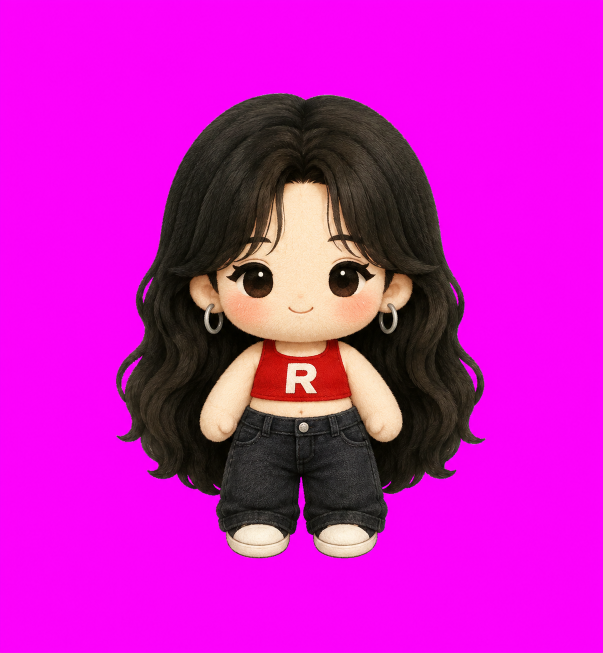
#> input picture sticker_engine/sticker_engine/resources/base_images/星星布丁/base3.png, 1205 x 1305 px, given in place of ., which was not available (shown at 1/2 size)
$ python -i make_banner.py   (imports and definitions only)
#> lines starting #> are read from the running program, lines starting #| are printed output that depends on the picture; after the words box and inside, x2 and y2 are one past the last pixel; in counts of white or black regions, pixels touching at a corner belong together
#!/usr/bin/env python3
"""
横幅生成工具 - 从表情图中生成微信平台发布的横幅广告图

微信平台要求：
- 尺寸：750×400 像素
- 格式：JPG 或 PNG（>500KB 会被压缩）
- 横图，适合作为横幅展示，有张力
- 图片色调活泼明朗，与微信底色有较大区分
- 横幅内容须与表情有关，画面丰富，有故事性
- 避免白色背景，避免透明背景
- 图中元素不能因拉伸压扁导致变形
- 避免出现任何文字信息

设计风格（v3）：
- 简约纯色背景（从角色取色选柔和色）+ 极淡径向暗角
- 默认保留“第8弹式”单主角放大居中略偏下，配柔和脚下投影
- 当传入多张候选图时，自动升级为“表情小剧场”：主角居中，两侧小表情辅助叙事
- 主角周围散布可爱装饰：星星/爱心/闪光/空心圆
- 装饰只放在不遮挡角色的区域

使用方式：
    python make_banner.py --input 开心比耶.png --output ./横幅/横幅.png
    python make_banner.py --input-dir ./最终版/ --output-dir ./横幅/
"""

import argparse
import hashlib
import math
import os
import random
import sys
from collections import Counter
from pathlib import Path

# [2 lines not run here, left out]

try:
    from PIL import Image, ImageFilter, ImageDraw
except ImportError:
    print("请安装 Pillow: pip install Pillow")
    exit(1)


# 柔和背景色候选池（高明度低饱和，活泼但不刺眼，区别于微信白底）
SOFT_BG_COLORS = [
    (255, 224, 233),  # 奶油粉
    (255, 198, 217),  # 樱花粉
    (212, 245, 233),  # 薄荷绿
    (255, 245, 214),  # 奶油黄
    (232, 220, 255),  # 薰衣草
    (214, 236, 255),  # 天蓝
    (255, 228, 196),  # 杏色
    (221, 246, 229),  # 嫩绿
]


def get_dominant_color(image, num_colors=3):
    """从图片提取主色调（返回最高频 RGB 元组）"""
    small = image.resize((50, 50))
    pixels = list(small.getdata())
    if image.mode == 'RGBA':
        pixels = [(r, g, b) for r, g, b, a in pixels if a > 128]
    if not pixels:
        return (255, 224, 233)
    quantized = [(p[0] // 32 * 32, p[1] // 32 * 32, p[2] // 32 * 32) for p in pixels]
    counter = Counter(quantized)
    return counter.most_common(1)[0][0]


def pick_soft_bg(dominant_rgb):
    """根据角色主色调，选一个互补/协调的柔和背景色。

    选与主色距离较远（对比明显）但同属柔和系的背景，避免角色融入背景。
    """
    best = None
    best_score = -1
    for bg in SOFT_BG_COLORS:
        # 距离越大对比越明显，但要排除太接近的
        dist = math.sqrt(sum((a - b) ** 2 for a, b in zip(dominant_rgb, bg)))
        if dist > best_score:
            best_score = dist
            best = bg
    return best


def create_radial_vignette(width, height, bg_color):
    """纯色背景 + 极淡径向暗角（角落略深，中心略亮），增加层次感。"""
    base = Image.new('RGB', (width, height), bg_color)
    # 暗角层：四角加一层很淡的深色叠加
    vignette = Image.new('L', (width, height), 0)  # 全黑（不叠加）
    vd = ImageDraw.Draw(vignette)
    cx, cy = width // 2, height // 2
    max_r = math.sqrt(cx ** 2 + cy ** 2)
    # 用几个同心椭圆从中心向外画递增灰度，模拟径向衰减
    steps = 30
    for i in range(steps, 0, -1):
        ratio = i / steps  # 1.0(外) -> 接近0(内)
        # 外圈灰度更高（叠加更多暗色）
        gray = int(40 * (ratio ** 2))
        rx = int(cx * (0.3 + 0.9 * ratio))
        ry = int(cy * (0.3 + 0.9 * ratio))
        vd.ellipse([cx - rx, cy - ry, cx + rx, cy + ry], fill=gray)
    vignette = vignette.filter(ImageFilter.GaussianBlur(40))
    # 把暗角作为暗色蒙版叠到背景上
    dark = Image.new('RGB', (width, height), (0, 0, 0))
    # 用 vignette 的灰度作为 dark 的不透明度
    result = Image.composite(
        Image.blend(base, dark, 0.0),  # 占位
        base,
        Image.new('L', (width, height), 0),
    )
    # 简化做法：直接按 vignette 把背景压暗
    arr_bg = base.convert('RGB')
    # 用 point 操作：bg = bg * (1 - vignette/255 * 0.18)
    import numpy as np
    bg_arr = np.array(arr_bg, dtype=float)
    v_arr = np.array(vignette, dtype=float) / 255.0
    bg_arr = bg_arr * (1.0 - v_arr[..., None] * 0.18)
    bg_arr = bg_arr.clip(0, 255).astype('uint8')
    return Image.fromarray(bg_arr, 'RGB')


def get_character_bbox(image):
    """获取角色在图片中的包围盒（基于 alpha 通道）"""
    if image.mode == 'RGBA':
        alpha = image.getchannel('A').point(lambda a: 255 if a > 16 else 0)
        bbox = alpha.getbbox()
        return bbox
    return (0, 0, image.width, image.height)


def maybe_remove_flat_opaque_background(image):
    """对整张不透明且四角近似同色的图，尝试擦掉纯色/浅渐变背景。

    这用于修复部分最终版素材仍带方形底图的问题，避免横幅像贴了一张卡片。
    只在 alpha 几乎铺满画布时启用，透明主体图不会被改动。
    """
    if image.mode != 'RGBA':
        image = image.convert('RGBA')

    alpha = image.getchannel('A')
    # Existing transparency is authoritative. A tight portrait can fill its
    # bounding box while still having a transparent background; recoloring it
    # would erase pale skin and clothing sampled from the corners.
    if alpha.getextrema()[0] < 255:
        return image
    soft_bbox = alpha.point(lambda a: 255 if a > 16 else 0).getbbox()
    solid_bbox = alpha.point(lambda a: 255 if a > 180 else 0).getbbox()
    if not soft_bbox or not solid_bbox:
        return image
    full_area = image.width * image.height
    soft_area = (soft_bbox[2] - soft_bbox[0]) * (soft_bbox[3] - soft_bbox[1])
    solid_area = (solid_bbox[2] - solid_bbox[0]) * (solid_bbox[3] - solid_bbox[1])
    if soft_area / float(max(1, full_area)) < 0.94 and solid_area / float(max(1, full_area)) < 0.42:
        return image

    left, top, right, bottom = solid_bbox
    corner = max(4, min(right - left, bottom - top) // 12)
    samples = []
    for xs, ys in [
        (range(left, min(left + corner, right)), range(top, min(top + corner, bottom))),
        (range(max(left, right - corner), right), range(top, min(top + corner, bottom))),
        (range(left, min(left + corner, right)), range(max(top, bottom - corner), bottom)),
        (range(max(left, right - corner), right), range(max(top, bottom - corner), bottom)),
    ]:
        for x in xs:
            for y in ys:
                r, g, b, a = image.getpixel((x, y))
                if a > 180:
                    samples.append((r, g, b))
    if len(samples) < max(8, corner * corner // 2):
        return image

    def median_channel(idx):
        vals = sorted(p[idx] for p in samples)
        return vals[len(vals) // 2]

    bg = (median_channel(0), median_channel(1), median_channel(2))
    # 只处理浅色/中性色背景，避免误擦黑发、深衣服等主体。
    if sum(bg) / 3.0 < 90:
        return image

    out = image.copy()
    pixels = out.load()
    threshold = 46
    soft_threshold = 72
    for y in range(out.height):
        for x in range(out.width):
            r, g, b, a = pixels[x, y]
            if a <= 0:
                continue
            dist = math.sqrt((r - bg[0]) ** 2 + (g - bg[1]) ** 2 + (b - bg[2]) ** 2)
            if dist <= threshold:
                pixels[x, y] = (r, g, b, 0)
            elif dist <= soft_threshold:
                fade = int(a * (dist - threshold) / (soft_threshold - threshold))
                pixels[x, y] = (r, g, b, fade)
    return out


def draw_star(draw, cx, cy, r, fill, points=5):
    """画一个五角星"""
    coords = []
    for i in range(points * 2):
        angle = math.pi / 2 + i * math.pi / points
        radius = r if i % 2 == 0 else r * 0.4
        coords.append((cx + radius * math.cos(angle),
                       cy - radius * math.sin(angle)))
    draw.polygon(coords, fill=fill)


def draw_heart(draw, cx, cy, size, fill):
    """画一个爱心（用两个圆+三角组合）"""
    s = size
    # 左右两个上半圆
    r = s // 2
    draw.ellipse([cx - s, cy - r, cx, cy + r - s // 3], fill=fill)
    draw.ellipse([cx, cy - r, cx + s, cy + r - s // 3], fill=fill)
    # 下方三角
    draw.polygon([(cx - s + 2, cy - s // 6),
                  (cx + s - 2, cy - s // 6),
                  (cx, cy + s)], fill=fill)


def draw_sparkle(draw, cx, cy, r, fill):
    """画一个四角闪光（十字星）"""
    draw.polygon([(cx, cy - r), (cx + r * 0.25, cy - r * 0.25),
                  (cx + r, cy), (cx + r * 0.25, cy + r * 0.25),
                  (cx, cy + r), (cx - r * 0.25, cy + r * 0.25),
                  (cx - r, cy), (cx - r * 0.25, cy - r * 0.25)], fill=fill)


def stable_seed(*parts):
    """为同一组输入生成稳定随机种子，避免 Python hash 随进程变化。"""
    raw = "|".join(str(p) for p in parts).encode("utf-8", errors="ignore")
    return int(hashlib.md5(raw).hexdigest()[:8], 16)


def load_subject(image_path):
    """打开图片并按 alpha 包围盒裁出主体。"""
    img = Image.open(image_path)
    if img.mode != 'RGBA':
        img = img.convert('RGBA')
    img = maybe_remove_flat_opaque_background(img)
    bbox = get_character_bbox(img)
    if bbox:
        return img.crop(bbox)
    return img


def fit_subject(subject, target_h, max_w):
    """按目标高度缩放，必要时限制最大宽度。"""
    scale = target_h / max(1, subject.height)
    new_w = int(subject.width * scale)
    new_h = int(subject.height * scale)
    if new_w > max_w:
        scale = max_w / max(1, subject.width)
        new_w = int(subject.width * scale)
        new_h = int(subject.height * scale)
    return subject.resize((max(1, new_w), max(1, new_h)), Image.LANCZOS)


def paste_with_shadow(canvas, subject, x, y, shadow_alpha=55):
    """给主体加柔和脚下投影并粘贴，返回占位 bbox。"""
    new_w, new_h = subject.size
    shadow_w = int(new_w * 0.75)
    shadow_h = max(10, int(new_h * 0.06))
    shadow = Image.new('RGBA', (shadow_w + 40, shadow_h + 40), (0, 0, 0, 0))
    sd = ImageDraw.Draw(shadow)
    sd.ellipse([20, 20, shadow_w + 20, shadow_h + 20], fill=(0, 0, 0, shadow_alpha))
    shadow = shadow.filter(ImageFilter.GaussianBlur(12))
    sx = x + (new_w - shadow_w) // 2 - 20
    sy = y + new_h - shadow_h // 2 - 20
    canvas.paste(shadow, (sx, sy), shadow)
    canvas.paste(subject, (x, y), subject)
    return (x, y, x + new_w, y + new_h)


def make_banner(images, output_path, palette_index=None, style='auto'):
    """
    生成横幅图（v3：简约主视觉 + 可选表情小剧场）

    Args:
        images: 图片路径列表（第一张作为主角；第2/3张可作为两侧小表情）
        output_path: 输出路径
        palette_index: 背景色索引（None=按角色取色自动选）
        style: auto/simple/story。auto 在候选图>=3时使用 story，否则使用 simple
    """
#> called with output_path = 'out.png', style = 'auto'
    W, H = 750, 400

    # ===== 1. 取色 + 画背景 =====
    images = [str(p) for p in images if p]
    if not images:
        raise ValueError("make_banner requires at least one image")

    first_img = Image.open(images[0])
#> first_img is the input picture: PIL image 1205x1305 RGB; mean R, G, B 201.8, 24.7, 191.1
    if first_img.mode != 'RGBA':
        first_img = first_img.convert('RGBA')
#> first_img: PIL image 1205x1305 RGBA

    if palette_index is not None:
        bg_color = SOFT_BG_COLORS[palette_index % len(SOFT_BG_COLORS)]
    else:
        dominant = get_dominant_color(first_img)
#> in get_dominant_color, `small = image.resize((50, 50))`:
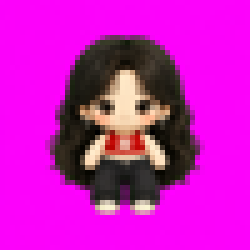
#> small: PIL image 50x50 RGBA (shown 5 times larger); mean R, G, B, A 201.8, 24.6, 191.1, 255
#> in get_dominant_color, `pixels = list(small.getdata())`: pixels = 2500 items, first 6: (252, 3, 251, 255), (252, 2, 251, 255), (252, 2, 251, 255), (252, 2, 251, 255), (252, 2, 251, 255), (252, 2, 251, 255)
#> in get_dominant_color, `pixels = [(r, g, b) for r, g, b, a in pixels if a > 128]`: pixels = 2500 items, first 6: (252, 3, 251), (252, 2, 251), (252, 2, 251), (252, 2, 251), (252, 2, 251), (252, 2, 251)
#> in get_dominant_color, `quantized = [(p[0] // 32 * 32, p[1] // 32 * 32, p[2] // 32 * 32) for p..`: quantized = 2500 items, first 6: (224, 0, 224), (224, 0, 224), (224, 0, 224), (224, 0, 224), (224, 0, 224), (224, 0, 224)
#> in get_dominant_color, `counter = Counter(quantized)`: counter = 70 items
#> dominant = (224, 0, 224)
        bg_color = pick_soft_bg(dominant)
#> the loop in pick_soft_bg, `for bg in SOFT_BG_COLORS:` made 8 passes
#> (dist, best_score) on passes 1, 3, 4: (226.3, 226.3), (245.5, 245.5), (247.2, 247.2)
#> after the loop in pick_soft_bg, `for bg in SOFT_BG_COLORS:`: best = (255, 245, 214); best_score = 247.2
#> bg_color = (255, 245, 214)

    background = create_radial_vignette(W, H, bg_color)
#> in create_radial_vignette, `vignette = vignette.filter(ImageFilter.GaussianBlur(40))`:
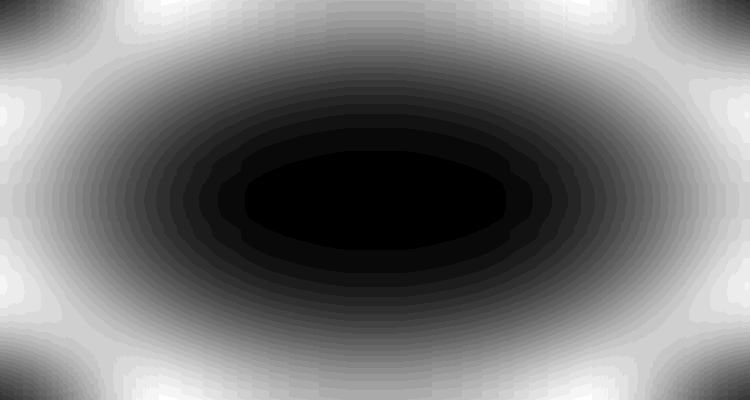
#> vignette: PIL image 750x400 L; min 0, max 27, mean 12.5; drawn with min black and max white
    canvas = background.convert('RGBA')

    story_mode = (style == 'story') or (style == 'auto' and len(images) >= 3)

    # ===== 2. 抠主角 + 放大 + 投影 =====
    char_img = load_subject(images[0])
#> in maybe_remove_flat_opaque_background, `soft_bbox = alpha.point(lambda a: 255 if a > 16 else 0).getbbox()`: soft_bbox = (0, 0, 1205, 1305)
#> in maybe_remove_flat_opaque_background, `soft_area = (soft_bbox[2] - soft_bbox[0]) * (soft_bbox[3] - soft_bbox[..`: soft_area = 1572525
#> in maybe_remove_flat_opaque_background, `left, top, right, bottom = solid_bbox`: left = 0; right = 1205; bottom = 1305
#> in maybe_remove_flat_opaque_background, `corner = max(4, min(right - left, bottom - top) // 12)`: corner = 100
#> after the loop in maybe_remove_flat_opaque_background, `for xs, ys in [`: samples = 40000 items
#> in maybe_remove_flat_opaque_background, `bg = (median_channel(0), median_channel(1), median_channel(2))`: bg = (252, 2, 251)
#> in load_subject, `img = maybe_remove_flat_opaque_background(img)`:
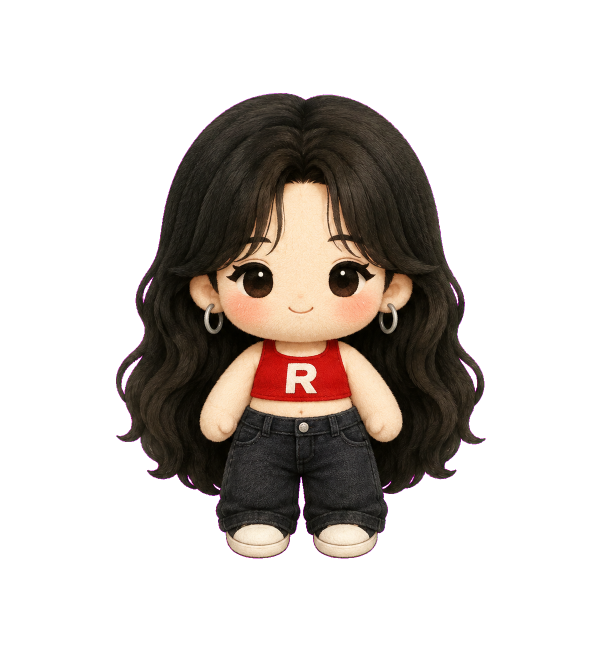
#> img: PIL image 1205x1305 RGBA (shown at 1/2 size); mean R, G, B, A 201.8, 24.7, 191.1, 79.7; transparent parts drawn white
#> in get_character_bbox, `alpha = image.getchannel('A').point(lambda a: 255 if a > 16 else 0)`:
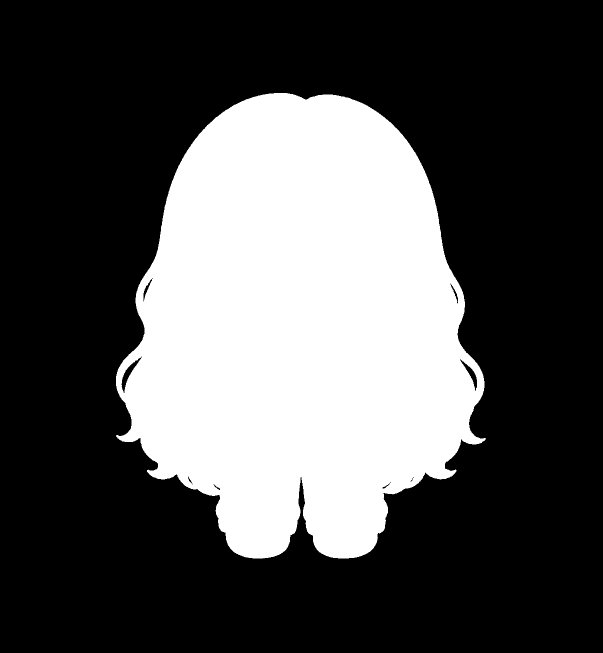
#> alpha: PIL image 1205x1305 L (shown at 1/2 size); 31.3% white; 1 white region, box (x1, y1, x2, y2) and area: (232, 186, 972, 1117) 492102
#> in get_character_bbox, `bbox = alpha.getbbox()`: bbox = (232, 186, 972, 1117)
    char_w, char_h = char_img.size

    # simple 保留第8弹式主角大图；story 稍微缩小，给两侧小表情留空间。
    target_h = int(H * (0.56 if story_mode else 0.58))
    resized = fit_subject(char_img, target_h, int(W * (0.58 if story_mode else 0.70)))
#> in fit_subject, `return subject.resize((max(1, new_w), max(1, new_h)), Image.LANCZOS)`:
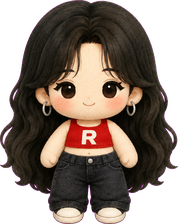
#> returned value: PIL image 178x224 RGBA; mean R, G, B, A 70, 54.3, 47, 182; transparent parts drawn white
    new_w, new_h = resized.size

    # 居中略偏下
    px = (W - new_w) // 2
    py = (H - new_h) // 2 + int(H * 0.06)

    subject_boxes = []

    # story 模式：先放左右两个小表情，像“情绪小剧场”，但不做硬拼贴。
    if story_mode:
        side_specs = [
            (images[1], int(W * 0.17), int(H * 0.48), int(H * 0.34), -7),
            (images[2], int(W * 0.70), int(H * 0.46), int(H * 0.32), 7),
        ]
        for img_path, sx, sy, side_h, angle in side_specs:
            side = fit_subject(load_subject(img_path), side_h, int(W * 0.25))
            side = side.rotate(angle, resample=Image.BICUBIC, expand=True)
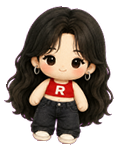
#> side: PIL image 124x150 RGBA; mean R, G, B, A 54.9, 42.7, 36.7, 143.6; transparent parts drawn white
            subject_boxes.append(paste_with_shadow(canvas, side, sx, sy, shadow_alpha=38))

    subject_boxes.append(paste_with_shadow(canvas, resized, px, py, shadow_alpha=70))
#> call 3 of paste_with_shadow, with x = 286, y = 112, shadow_alpha = 70
#> in paste_with_shadow (call 3), `canvas.paste(subject, (x, y), subject)`:
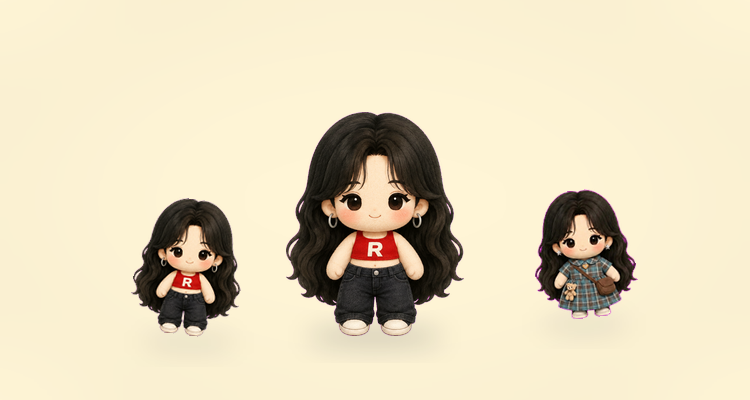
#> canvas: PIL image 750x400 RGBA; mean R, G, B, A 226, 214.7, 187, 254.3; transparent parts drawn white

    # ===== 3. 装饰元素层 =====
    # 先建一个"角色占位蒙版"：角色区域=不透明，其它=透明。
    # 装饰只放在透明区域（不遮挡角色）。
    char_mask = Image.new('L', (W, H), 0)  # 0=可放装饰
    cm = ImageDraw.Draw(char_mask)
    # 角色区域留出一些边距
    pad = 15
    for left, top, right, bottom in subject_boxes:
        cm.rectangle([left - pad, top - pad, right + pad, bottom + pad], fill=255)
#> this loop made 3 passes
#> (left, top, right, bottom) on passes 1 to 3: (127, 192, 251, 342), (525, 184, 642, 324), (286, 112, 464, 336)

    deco = Image.new('RGBA', (W, H), (0, 0, 0, 0))
#> deco: PIL image 750x400 RGBA; every value is 0
    dd = ImageDraw.Draw(deco)
    rng = random.Random(stable_seed(output_path, *images, style, palette_index))

    # 尝试在非角色区域随机撒装饰，撒够数量
    def try_place(draw_fn, count, size_range, colors, max_tries=200):
        placed = 0
        tries = 0
        while placed < count and tries < max_tries:
            tries += 1
            x = rng.randint(15, W - 15)
            y = rng.randint(15, H - 15)
            # 检查是否落在角色区域（含边距）
            if char_mask.getpixel((x, y)) > 0:
                continue
            r = rng.randint(*size_range)
            color = rng.choice(colors)
            draw_fn(dd, x, y, r, color)
            placed += 1

    star_colors = [(255, 255, 255, 180), (255, 245, 180, 200), (255, 220, 230, 170)]
    heart_colors = [(255, 150, 180, 170), (255, 180, 200, 160)]
    sparkle_colors = [(255, 255, 255, 200), (255, 250, 200, 220)]

    try_place(draw_star, 6 if story_mode else 5, (8, 16), star_colors)
#> after the loop in try_place, `while placed < count and tries < max_tries:`: placed = 6; tries = 11
    try_place(draw_heart, 4 if story_mode else 3, (7, 13), heart_colors)
    try_place(draw_sparkle, 7 if story_mode else 6, (4, 9), sparkle_colors)

    # 空心装饰圆圈（轮廓）
    placed_circles = 0
    tries = 0
    while placed_circles < 3 and tries < 100:
        tries += 1
        x = rng.randint(25, W - 25)
        y = rng.randint(25, H - 25)
        if char_mask.getpixel((x, y)) > 0:
            continue
        r = rng.randint(14, 24)
        col = rng.choice([(255, 255, 255, 90), (255, 200, 220, 100)])
        dd.ellipse([x - r, y - r, x + r, y + r], outline=col, width=2)
        placed_circles += 1
#> after the loop, placed_circles = 3; tries = 8

    # 合成装饰
    canvas = Image.alpha_composite(canvas, deco)

    # ===== 4. 输出 =====
    final = canvas.convert('RGB')
    os.makedirs(os.path.dirname(output_path) or '.', exist_ok=True)

    temp_path = output_path + '.temp.png'
    final.save(temp_path, 'PNG')
    size_kb = os.path.getsize(temp_path) / 1024

    if size_kb > 500:
        jpg_path = output_path.replace('.png', '.jpg')
        quality = 90
        while quality > 50:
            final.save(jpg_path, 'JPEG', quality=quality)
            if os.path.getsize(jpg_path) / 1024 <= 490:
                break
            quality -= 10
        if output_path.endswith('.png'):
            Image.open(jpg_path).save(output_path, 'PNG', optimize=True)
        else:
            os.replace(jpg_path, output_path)
        os.remove(temp_path)
        print(f'  📊 已压缩（{size_kb:.0f}KB → {os.path.getsize(output_path)/1024:.0f}KB）')
    else:
        final.save(output_path, 'PNG')
        os.remove(temp_path)

    print(f'  📁 横幅已保存: {output_path} ({os.path.getsize(output_path)/1024:.0f}KB, style={"story" if story_mode else "simple"})')
    return output_path


# [38 lines left out: function main, not called in this run]


# [2 lines not run here, left out]

>>> result = make_banner('../../../../sticker_engine/sticker_engine/resources/base_images/星星布丁/base3.png', 'out.png')
